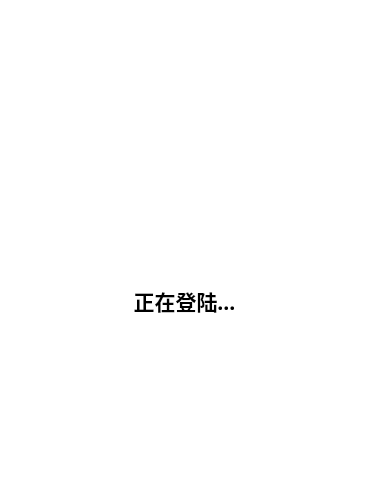
<?xml version="1.0" encoding="UTF-8"?>
<ui version="4.0">
 <class>logincircling</class>
 <widget class="QWidget" name="logincircling">
  <property name="geometry">
   <rect>
    <x>0</x>
    <y>0</y>
    <width>367</width>
    <height>501</height>
   </rect>
  </property>
  <property name="windowTitle">
   <string>Form</string>
  </property>
  <property name="styleSheet">
   <string notr="true">QWidget{background-color: rgb(255, 255, 255)}</string>
  </property>
  <widget class="QLabel" name="logo">
   <property name="geometry">
    <rect>
     <x>117</x>
     <y>100</y>
     <width>131</width>
     <height>131</height>
    </rect>
   </property>
   <property name="text">
    <string/>
   </property>
   <property name="pixmap">
    <pixmap resource="img/imgsource.qrc">:/ddlogo.PNG</pixmap>
   </property>
   <property name="alignment">
    <set>Qt::AlignCenter</set>
   </property>
  </widget>
  <widget class="RefreshCicle1" name="circle" native="true">
   <property name="geometry">
    <rect>
     <x>100</x>
     <y>83</y>
     <width>166</width>
     <height>166</height>
    </rect>
   </property>
   <property name="styleSheet">
    <string notr="true">QWidget{background-color: transparent;}</string>
   </property>
  </widget>
  <widget class="QLabel" name="label">
   <property name="geometry">
    <rect>
     <x>109</x>
     <y>280</y>
     <width>151</width>
     <height>41</height>
    </rect>
   </property>
   <property name="font">
    <font>
     <family>Adobe Pi Std</family>
     <pointsize>16</pointsize>
     <weight>75</weight>
     <bold>true</bold>
    </font>
   </property>
   <property name="text">
    <string>正在登陆...</string>
   </property>
   <property name="alignment">
    <set>Qt::AlignCenter</set>
   </property>
  </widget>
  <widget class="QWidget" name="widget" native="true">
   <property name="geometry">
    <rect>
     <x>0</x>
     <y>0</y>
     <width>367</width>
     <height>501</height>
    </rect>
   </property>
  </widget>
  <zorder>widget</zorder>
  <zorder>label</zorder>
  <zorder>logo</zorder>
  <zorder>circle</zorder>
 </widget>
 <customwidgets>
  <customwidget>
   <class>RefreshCicle1</class>
   <extends>QWidget</extends>
   <header location="global">refreshcircle1.h</header>
   <container>1</container>
  </customwidget>
 </customwidgets>
 <resources>
  <include location="img/imgsource.qrc"/>
 </resources>
 <connections/>
</ui>
